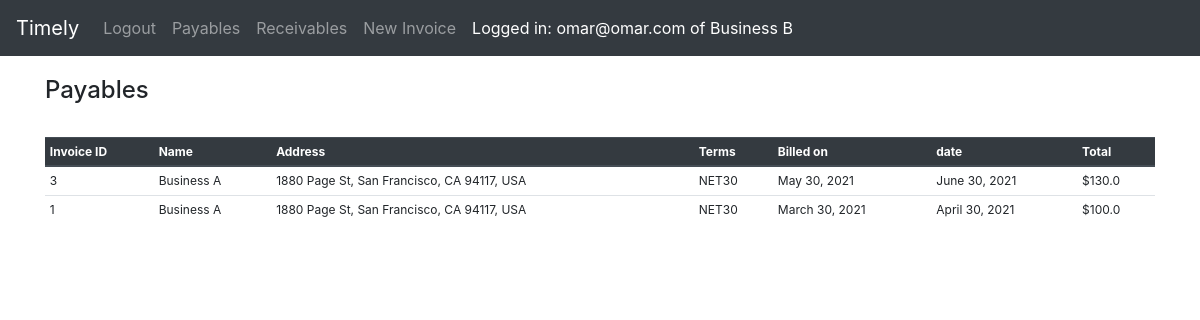
The app's page /dashboard/payables/ (signed in) with its own data.
### timelyapp/models.py (models this page shows, shortened)
class CustomUser(AbstractBaseUser, PermissionsMixin):
    email = models.EmailField(_('email address'), unique=True)
    is_staff = models.BooleanField(default=False)
    is_active = models.BooleanField(default=True)
    date_joined = models.DateTimeField(default=timezone.now)
    USERNAME_FIELD = 'email'
    REQUIRED_FIELDS = []
    objects = CustomUserManager()
    def __str__(self):
        return self.email

class Business(models.Model):
    is_member = models.BooleanField(default=False)
    owner = models.ForeignKey(CustomUser, default=None, null=True, on_delete=models.CASCADE)
    managers = models.ManyToManyField(CustomUser, default=None, related_name='managers')
    business_name = models.CharField(default=None, max_length=64)
    address = models.CharField(default=None, max_length=64)
    date_joined = models.DateTimeField()
    def __str__(self):
        return "%s" %(self.business_name)

class Invoice(models.Model):
    invoice_name = models.CharField(default=None, null=True, max_length=16)
    date_sent = models.DateField(null=True)
    date_due = models.DateField(null=True)
    bill_from = models.ForeignKey(Business, on_delete=models.CASCADE, related_name='bill_from')
    bill_to = models.ForeignKey(Business, on_delete=models.CASCADE, related_name='bill_to')
    terms = models.CharField(default='NET30', null=True, max_length=24, choices=TERM_CHOICES)
    total_price = models.DecimalField(default=None, null=True, max_digits=10, decimal_places=2)
    currency = models.CharField(default='dollar', null=True, max_length=3)
    is_flagged = models.BooleanField(default=False)
    is_scheduled = models.BooleanField(default=False)
    is_paid = models.BooleanField(default=False)

### timelyapp/views.py (the view)
# urls.py: path('dashboard/payables/', views.PayablesView.as_view(), name='payables'),
class PayablesView(ListView):
    template_name = 'invoices/payables.html'
    success_url = reverse_lazy('home')
    queryset = Business.objects.all()
    def get_context_data(self, **kwargs):
        context = super(PayablesView, self).get_context_data(**kwargs)
        business_id = Business.objects.filter(owner__id=self.request.user.id).values()[0]['id']
        context['payables'] = get_invoices(business_id, 'payables')
        return context

### timelyapp/context_processors.py (called while the page is built)
def add_context(request):
    if not request.user.is_anonymous:
        query = Business.objects.filter(owner__id=request.user.id)
        if query:
            business_name = query.first()
        else:
            business_name = None
        return {
            'current_business': business_name,
            'current_user': request.user
        }
    else:
        return {}

### timelyapp/views.py (called while the page is built)
def type_converter(obj):
    if isinstance(obj, np.integer):
        return int(obj)
    elif isinstance(obj, np.floating):
        return float(obj)
    elif isinstance(obj, np.ndarray):
        return obj.tolist()
    elif isinstance(obj, datetime.datetime):
        return obj.__str__()

### templates/invoices/payables.html
{% extends 'base.html' %}
{% block content %}
<div class="container">
    <h4>Payables</h4><br>
    <table class="table table-sm">
        <thead class="thead-dark">
        <tr>
            <th>Invoice ID</th>
            <th>Name</th>
            <th>Address</th>
            <th>Terms</th>
            <th>Billed on</th>
            <th>date</th>
            <th>Total</th>
        </tr>
        </thead>
        <tbody>
        {% if payables %}
        {% for i in payables %}
        <tr>
            <td>{{i.invoice_id}}</td>
            <td>{{i.business_name}}</td>
            <td>{{i.address}}</td>
            <td>{{i.terms}}</td>
            <td>{{i.date_sent}}</td>
            <td>{{i.date_due}}</td>
            <td>{{i.total_price}}</td>
        </tr>
        {% endfor %}
        {% else %}
        <tr>
            <td>No invoices</td>
        </tr>
        {% endif %}
        </tbody>
    </table>
</div>
{% endblock %}

### templates/base.html (shortened to what this page needs)
{% load static %}
<!DOCTYPE html>
<html lang="en">
  <head>
    <link rel="stylesheet" href="https://cdn.jsdelivr.net/npm/bootstrap@4.5.3/dist/css/bootstrap.min.css">
    <link rel="stylesheet" type="text/css" href="{% static 'css/base.css' %}", media="all">
  </head>
 <body>
    {% include 'navbar.html' %}
    {% block content %}
    {% endblock %}
  </body>
</html>

### templates/navbar.html
 <nav class="navbar navbar-expand-lg navbar-dark bg-dark">
     <a class="navbar-brand" href="{% url 'home' %}">Timely</a>
     <div id="navbarNav">
         <ul class="navbar-nav">
             {% if user.is_authenticated %}
                <a class="nav-link" href="{% url 'logout' %}">Logout</a>
                 {% if user.is_authenticated and current_business %}
                    <a class="nav-link" href="{% url 'payables' %}">Payables</a>
                    <a class="nav-link" href="{% url 'receivables' %}">Receivables</a>
                    <a class="nav-link" href="{% url 'new_invoice' %}">New Invoice</a>
                    <a class="nav-link" style="color: white">Logged in: {{current_user}} of {{current_business}}</a>
                 {% else %}
                    <a class="nav-link" href="{% url 'new_business' %}">Register business</a>
                 {% endif %}
             {% else %}
                <a class="nav-link" href="{% url 'login' %}">Login</a>
                <a class="nav-link" href="{% url 'signup' %}">Sign up</a>
             {% endif %}
         </ul>
     </div>
 </nav>

### static/css/base.css (style rules this page uses)
.table { font-size: 12px; }
h4 { margin-top: 20px }

### records on screen
CustomUser: email "omar@omar.com"
Business: business_name "Business B"
Invoice: invoice_id "3", business_name "Business A", address "1880 Page St, San Francisco, CA 94117, USA", terms "NET30", date_sent "May 30, 2021", date_due "June 30, 2021", total_price "$130.0"
Invoice: invoice_id "1", business_name "Business A", address "1880 Page St, San Francisco, CA 94117, USA", terms "NET30", date_sent "March 30, 2021", date_due "April 30, 2021", total_price "$100.0"
